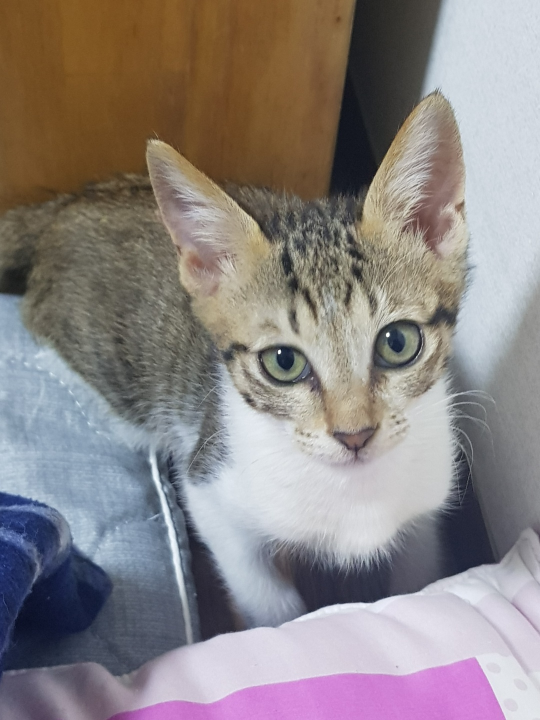
#> input picture Image/narImage.jpeg, 1080 x 1440 px (shown at 1/2 size)
$ python warpPerspective.py
#> lines starting #> are read from the running program, lines starting #| are printed output that depends on the picture
import numpy as np
import cv2

# 기하학적 변환 - 영상이나 이미지를 펼치거나 좁힐 수 있음
# WarpPerspective의 경우 4개의 점을 매핑 (4개의 점을 이용한 변환)
# WarpAffine의 경우 3개의 점을 매핑 (3개의 점을 이용한 변환)

src = cv2.imread("Image/narImage.jpeg", cv2.IMREAD_COLOR)
#> src is the input picture: shape (1440, 1080, 3); mean B, G, R 131.7, 132.5, 139.8
height, width, channel = src.shape
#> height = 1440; width = 1080; channel = 3

# 좌표의 순서는 좌상, 우상, 우하, 좌하 순서입니다. numpy 형태로 선언
# dtype을 float32 형식으로 선언해야 사용가능
# srcPoint : 원본 이미지에서 4점 변환
srcPoint=np.array([[300, 200], [400, 200], [500, 500], [200, 500]], dtype=np.float32)
# dstPoint : 결과 이미지의 위치
dstPoint=np.array([[0, 0], [width, 0], [width, height], [0, height]], dtype=np.float32)
# cv2.getPerspectiveTransform(원본 좌표 순서, 결과 좌표 순서)
matrix = cv2.getPerspectiveTransform(srcPoint, dstPoint)
# cv2.warpPerspective(원본 이미지, 매트릭스, (결과 이미지 너비, 결과 이미지 높이))를 사용하여 이미지를 변환할 수 있습니다.
dst = cv2.warpPerspective(src, matrix, (width, height))
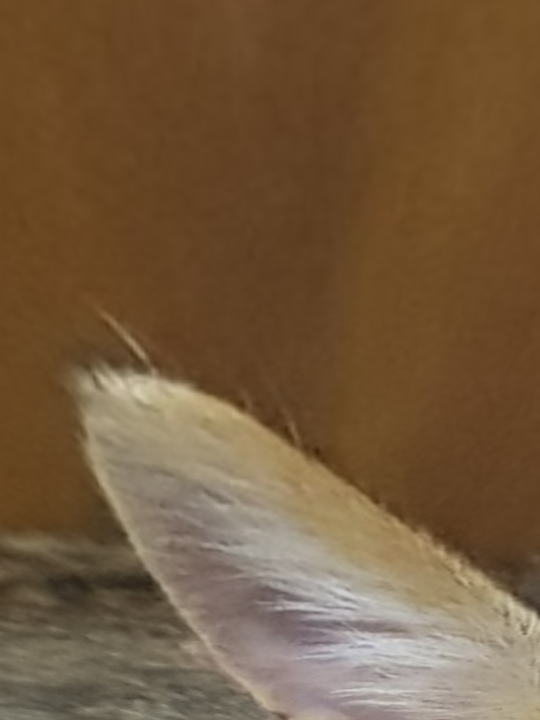
#> dst: shape (1440, 1080, 3) (shown at 1/2 size); mean B, G, R 61.8, 90.4, 116.6

cv2.imshow("dst", dst)
cv2.waitKey(0)
cv2.destroyAllWindows()
